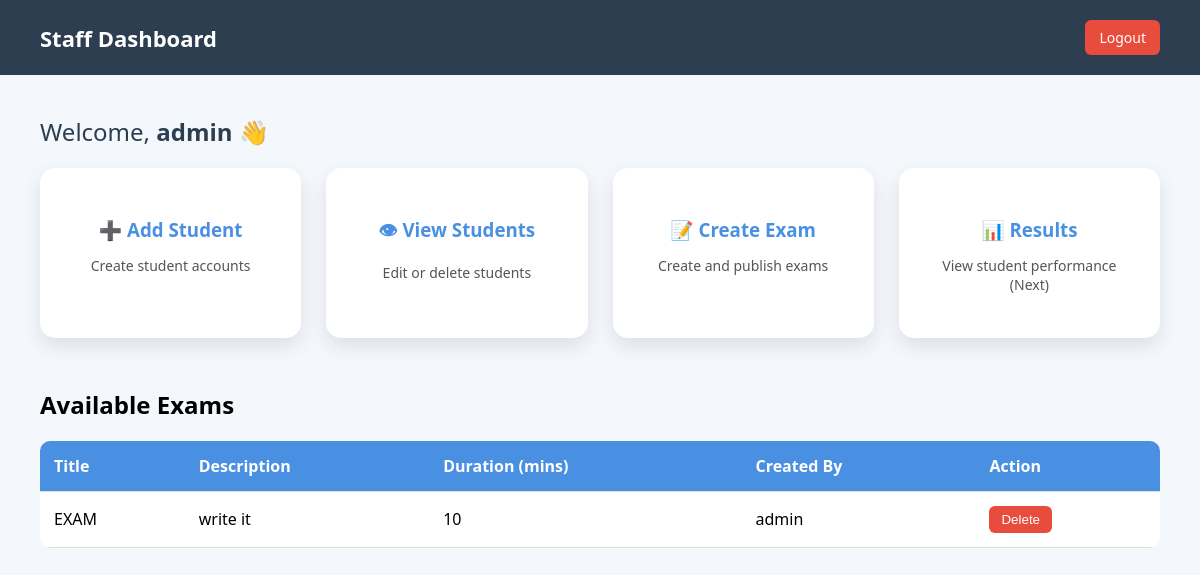
Page /staff/dashboard (signed in) on the committed database.
### tables this page shows
CREATE TABLE exams (
    id INTEGER PRIMARY KEY AUTOINCREMENT,
    title TEXT NOT NULL,
    description TEXT,
    duration INTEGER NOT NULL,
    created_by TEXT NOT NULL
);

### app.py (the view)
@app.route("/staff/dashboard")
def staff_dashboard():
    if "staff" not in session:
        return redirect(url_for("staff_login"))
    db = get_db()
    exams = db.execute("SELECT * FROM exams").fetchall()
    db.close()
    return render_template("staff_dashboard.html", exams=exams)

### app.py (called while the page is built)
def get_db():
    conn = sqlite3.connect(DATABASE)
    conn.row_factory = sqlite3.Row
    return conn

### templates/staff_dashboard.html (shortened to what this page needs)
<!DOCTYPE html>
<html lang="en">
<head>
</head>
<body>
<div class="header">
    <h1>Staff Dashboard</h1>
    <a href="{{ url_for('logout') }}">Logout</a>
</div>
<div class="container">
    <div class="welcome">
        Welcome, <strong>{{ session['staff'] }}</strong> 👋
    </div>
    <div class="cards">
        <a href="{{ url_for('add_student') }}" class="card">
            <h3>➕ Add Student</h3>
            <p>Create student accounts</p>
        </a>
        <a href="{{ url_for('view_students') }}" class="card">
            <h3>👁 View Students</h3>
            <p>Edit or delete students</p>
        </a>
        <a href="{{ url_for('create_exam') }}" class="card">
            <h3>📝 Create Exam</h3>
            <p>Create and publish exams</p>
        </a>
        <div class="card">
            <h3>📊 Results</h3>
            <p>View student performance (Next)</p>
        </div>
    </div>
    <h2>Available Exams</h2>
    <table>
        <tr>
            <th>Title</th>
            <th>Description</th>
            <th>Duration (mins)</th>
            <th>Created By</th>
            <th>Action</th>
        </tr>
        {% for exam in exams %}
        <tr>
            <td>{{ exam.title }}</td>
            <td>{{ exam.description }}</td>
            <td>{{ exam.duration }}</td>
            <td>{{ exam.created_by }}</td>
            <td>
                <form method="POST" action="{{ url_for('delete_exam', exam_id=exam.id) }}">
                    <button class="delete-btn" type="submit">Delete</button>
                </form>
            </td>
        </tr>
        {% else %}
        <tr>
            <td colspan="5">No exams created yet</td>
        </tr>
        {% endfor %}
    </table>
</div>
</body>
</html>

### templates/staff_dashboard.html (style rules this page uses)
body { margin: 0; font-family: "Segoe UI", sans-serif; background: #f4f7fc; }
.header { background: #2c3e50; color: white; padding: 20px 40px; display: flex; justify-content: space-between; align-items: center; }
.header h1 { margin: 0; font-size: 22px; }
.header a { color: white; text-decoration: none; font-size: 14px; background: #e74c3c; padding: 8px 14px; border-radius: 6px; }
.container { padding: 40px; }
.welcome { font-size: 24px; margin-bottom: 20px; color: #2c3e50; }
.cards { display: grid; grid-template-columns: repeat(auto-fit, minmax(240px, 1fr)); gap: 25px; margin-bottom: 50px; }
.card { background: white; padding: 30px; border-radius: 15px; box-shadow: 0 8px 20px rgba(0,0,0,0.1); transition: transform 0.3s; cursor: pointer; text-align: center; text-decoration: none; }
.card h3 { margin-bottom: 10px; color: #4a90e2; }
.card p { color: #555; font-size: 14px; }
table { width: 100%; border-collapse: collapse; background: white; border-radius: 10px; overflow: hidden; }
th, td { padding: 14px; border-bottom: 1px solid #ddd; text-align: left; }
th { background: #4a90e2; color: white; }
.delete-btn { background: #e74c3c; border: none; color: white; padding: 6px 12px; border-radius: 6px; cursor: pointer; }

### rows in the picture
exams: staff "admin", title "EXAM", description "write it", duration "10", created_by "admin"
